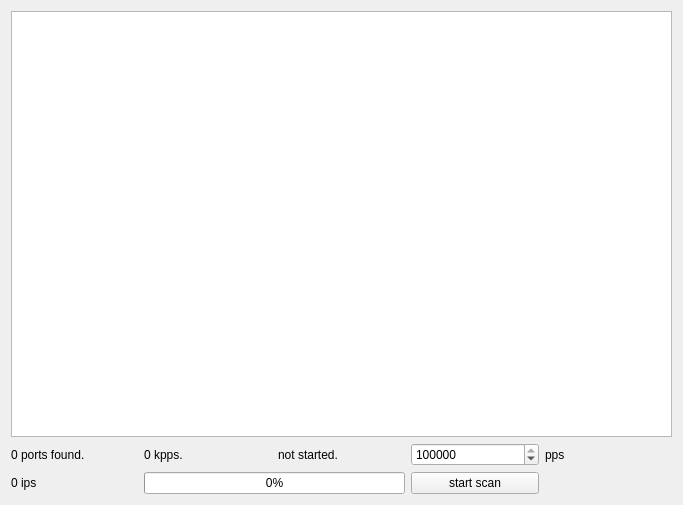
<?xml version="1.0" encoding="UTF-8"?>
<ui version="4.0">
 <class>IpRangeScan</class>
 <widget class="QWidget" name="IpRangeScan">
  <property name="geometry">
   <rect>
    <x>0</x>
    <y>0</y>
    <width>683</width>
    <height>505</height>
   </rect>
  </property>
  <property name="minimumSize">
   <size>
    <width>683</width>
    <height>505</height>
   </size>
  </property>
  <property name="windowTitle">
   <string>Ip Range Scan</string>
  </property>
  <layout class="QGridLayout" name="gridLayout">
   <item row="0" column="0" colspan="5">
    <layout class="QVBoxLayout" name="verticalLayout" stretch="0">
     <item>
      <widget class="QTableView" name="tableView"/>
     </item>
    </layout>
   </item>
   <item row="1" column="0">
    <layout class="QVBoxLayout" name="verticalLayout_5">
     <item>
      <widget class="QLabel" name="foundLabel">
       <property name="text">
        <string>0 ports found.</string>
       </property>
      </widget>
     </item>
    </layout>
   </item>
   <item row="1" column="1">
    <layout class="QVBoxLayout" name="verticalLayout_9">
     <item>
      <widget class="QLabel" name="currentRateLabel">
       <property name="text">
        <string>0 kpps.</string>
       </property>
      </widget>
     </item>
    </layout>
   </item>
   <item row="1" column="2">
    <layout class="QVBoxLayout" name="verticalLayout_6">
     <item>
      <widget class="QLabel" name="remainingLabel">
       <property name="text">
        <string>not started.</string>
       </property>
      </widget>
     </item>
    </layout>
   </item>
   <item row="1" column="3">
    <layout class="QVBoxLayout" name="verticalLayout_7">
     <item>
      <widget class="QSpinBox" name="spinBox">
       <property name="minimum">
        <number>1</number>
       </property>
       <property name="maximum">
        <number>1500000</number>
       </property>
       <property name="singleStep">
        <number>500</number>
       </property>
       <property name="value">
        <number>1500000</number>
       </property>
      </widget>
     </item>
    </layout>
   </item>
   <item row="1" column="4">
    <layout class="QVBoxLayout" name="verticalLayout_8">
     <item>
      <widget class="QLabel" name="label_3">
       <property name="text">
        <string>pps</string>
       </property>
      </widget>
     </item>
    </layout>
   </item>
   <item row="2" column="0">
    <layout class="QVBoxLayout" name="verticalLayout_2">
     <item>
      <widget class="QLabel" name="ipCountLabel">
       <property name="text">
        <string>0 ips</string>
       </property>
      </widget>
     </item>
    </layout>
   </item>
   <item row="2" column="1" colspan="2">
    <layout class="QVBoxLayout" name="verticalLayout_4">
     <item>
      <widget class="QProgressBar" name="progressBar">
       <property name="value">
        <number>0</number>
       </property>
      </widget>
     </item>
    </layout>
   </item>
   <item row="2" column="3">
    <layout class="QVBoxLayout" name="verticalLayout_3">
     <item>
      <widget class="QPushButton" name="startScanButton">
       <property name="text">
        <string>start scan</string>
       </property>
      </widget>
     </item>
    </layout>
   </item>
  </layout>
 </widget>
 <resources/>
 <connections/>
</ui>
